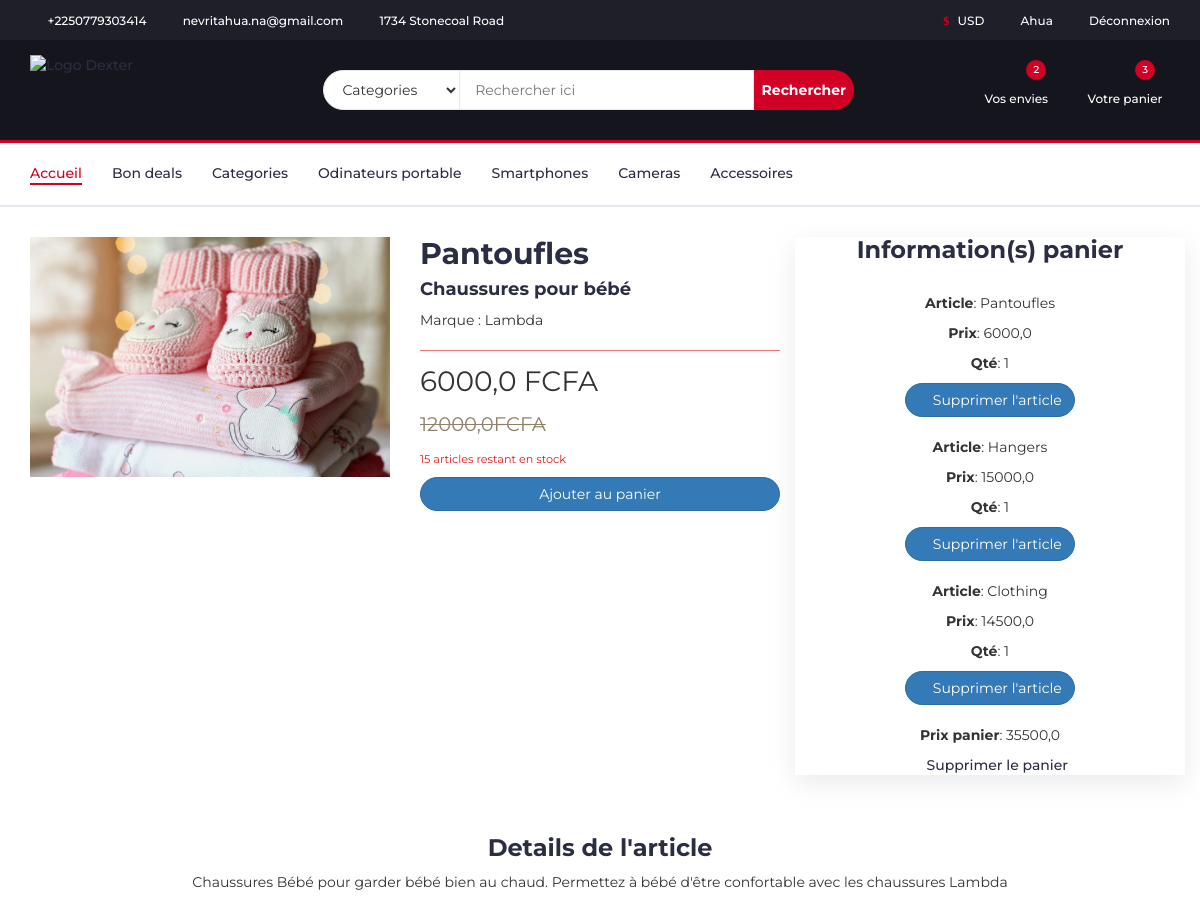
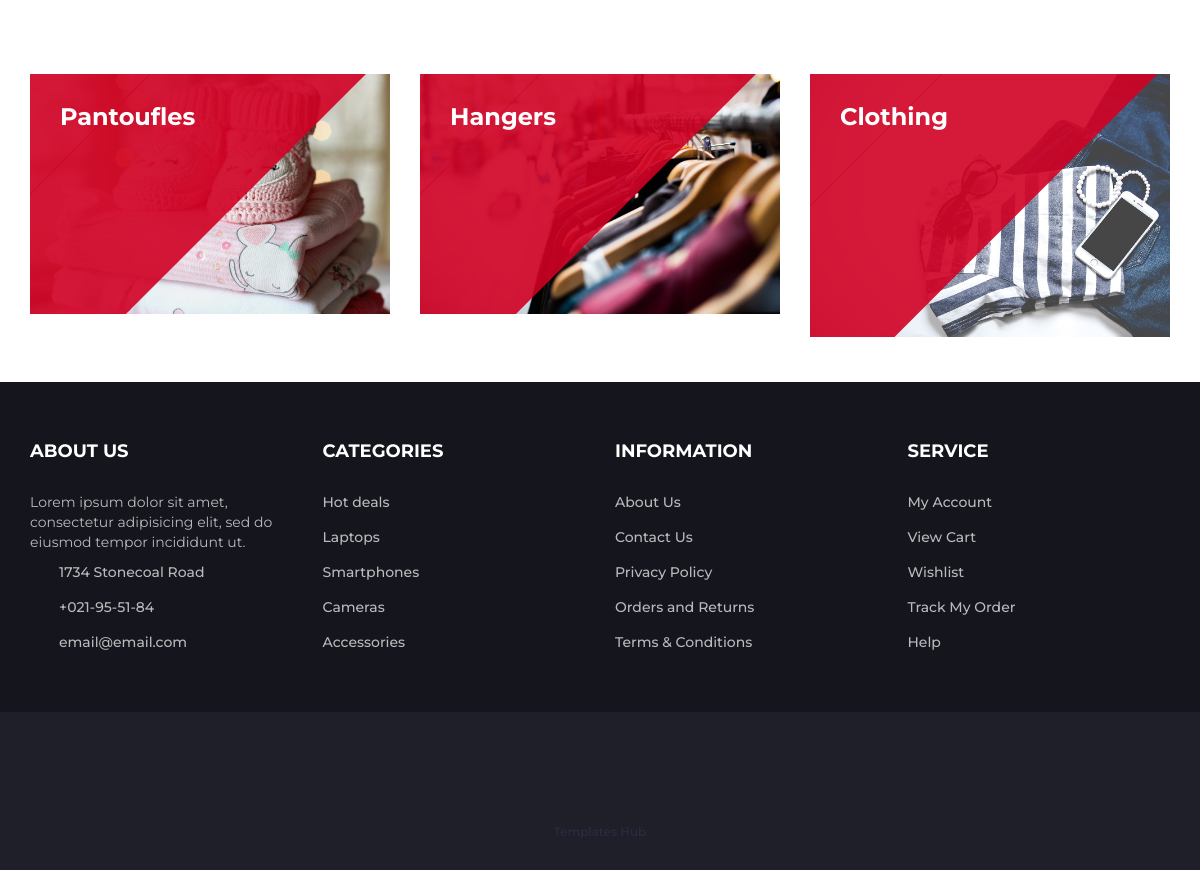
The app's page /product/pantoufles/ (signed in) with its own data (2 pictures, top to bottom).
### accounts/models.py (models this page shows, shortened)
class Shopper(AbstractBaseUser):
    email = models.EmailField(unique=True)
    last_name = models.CharField("Nom" ,max_length=30)
    first_name = models.CharField("Prénoms", max_length=100)
    telephone = PhoneNumberField()
    gender = models.CharField(max_length=10)
    birthdate = models.DateField(default=timezone.now)
    date_joined = models.DateTimeField(default=timezone.now)
    last_login = models.DateTimeField(default=timezone.now)
    is_admin = models.BooleanField(default=False)
    is_active =  models.BooleanField(default=True)
    is_staff = models.BooleanField(default=False)
    is_superadmin = models.BooleanField(default=False)
    objects = CustomUserManager()
    USERNAME_FIELD = 'email'
    REQUIRED_FIELDS = [
            'last_name',
            'first_name',
            'telephone',
            'gender',
            'birthdate'
    ]
    @property
    def is_staff(self):
        "Is the user a member of staff?"
        return self.is_admin

### store/models.py (models this page shows, shortened)
class Cart(models.Model):
    user = models.OneToOneField(AUTH_USER_MODEL, on_delete=models.CASCADE)
    orders = models.ManyToManyField(Order)
    ordered = models.BooleanField(default = False)
    ordered_date = models.DateTimeField(blank=True, null=True)

class Product(models.Model):
    name = models.CharField(max_length=50)
    title = models.TextField(max_length=200)
    category = models.ForeignKey(Category, on_delete=models.SET_NULL, null=True, blank=True)
    price = models.FloatField(default=0.0)
    old_price = models.FloatField(default=0.0)
    stock_quantity = models.IntegerField(default=0)
    description = RichTextField(blank=True)
    technical_information = RichTextField(blank=True, default='', verbose_name="Fiche technique")
    image = models.ImageField(upload_to='products', blank=True, null=True)
    slug = AutoSlugField(populate_from=['name'])

class Category(MPTTModel):
    name = models.CharField(max_length=228, unique=False)
    mark = models.CharField(max_length=50, default='', blank=True, verbose_name='Marque')
    parent = TreeForeignKey('self', on_delete=models.CASCADE, null=True, blank=True, related_name='children')
    class MPTTMeta:
        order_insertion_by = ['name', 'mark']

class Order(models.Model):
    user = models.ForeignKey(AUTH_USER_MODEL ,on_delete=models.CASCADE)
    product = models.ForeignKey(Product, on_delete=models.CASCADE)
    quantity = models.IntegerField(default=1)
    ordered = models.BooleanField(default=False)

### Home/views.py (the view)
# urls.py: path('product/<slug:slug>/', views.products_description, name='products_description'),
def products_description(request, slug):
    product = Product.objects.get(slug=slug)
    product_details = Product.objects.all()
    cart = Cart.objects.all()
    total_price = ''
    if request.user.is_authenticated:
        commande = Order.objects.filter(user=request.user)
        total_price = 0
        for order in commande:
            total_price += order.product.price * order.quantity
    else:
        commande = []
    context = {'product' : product, 'product_details' : product_details, 'commande' : commande, 'cart' : cart, 'total_price' : total_price}
    return render(request, 'home/page/products_details.html', context)

### templates/home/page/products_details.html (shortened to what this page needs)
{% extends "panel/base.html" %}
{% load static %}
{% block content %}
{% include "panel/header.html" %}
<div class="section">
    <div class="container">
        <div class="row gy-4 align-items-center">
            <div class="col-md-4 col-xs-6">
                <img src=" {{ product.image.url }} " class="img-fluid" width="100%" alt="{{ product.name }}" />
            </div>
            <div class="col-md-4 col-xs-6">
                <h2>
                    {{ product.name}}
                </h2>
                <h4> {{ product.title }} </h4>
                <p class="product-rating" style="border-bottom: 1px solid #E97777;">Marque : {{ product.category.mark }} <br />
                    <i class="fa fa-star"></i>
                    <i class="fa fa-star"></i>
                    <i class="fa fa-star"></i>
                    <i class="fa fa-star"></i>
                    <i class="fa fa-star"></i>
                </p>
                <p style="font-size: 2em;"> {{ product.price }} FCFA <br /> <del style="font-size: 0.7em; color: #8E806A;" class="product-old-price">{{ product.old_price }}FCFA</del></p>
                <p style="font-size: 0.8em; color: #E21818;">{{ product.stock_quantity }} articles restant en stock</p>
                <a href="{% url 'add-to-cart' product.slug %}">
                    <button type="button" class="btn btn-primary mt-5" style="width: 100%;border-radius:20px">Ajouter au panier</button>
                </a>
            </div>
            <div class="col-md-4 col-xs-6 text-center cart-area-color">
                <h3>Information(s) panier</h3>
                <br />
                {% if commande %}
                    {% for order in commande %}
                        <p><span style="font-weight:bold">Article</span>: {{ order.product.name }}</p>
                        <p><span style="font-weight:bold">Prix</span>: {{ order.product.price }}</p>
                        <p><span style="font-weight:bold">Qté</span>: {{ order.quantity }}</p>
                        <form method="POST" action="{% url 'cart-article-delete' slug=order.product.slug %}">
                        <button type="submit" class="btn btn-primary mt-5" style="border-radius:20px"><i class="fa-regular fa-trash"></i> Supprimer l'article</span></button>
                        </form>
                        <br>
                    {% endfor %}
                    <p><span style="font-weight:bold">Prix panier</span>: {{ total_price }}</p>
                    <a href="{% url 'cart-delete' %}"><span style="font-size: 1em;"><i class="fa-regular fa-trash"></i> Supprimer le panier</span></a>
                {% else %}
                    <p><span style="font-weight:bold">Votre panier est vide</span></p>
                {% endif %}
            </div>
        </div>
    </div>
</div>
<div class="section">
    <div class="container">
        <div class="row gy-4 align-items-center text-center">
            <h3>Details de l'article</h3>
            <p>{{ product.description | safe }}</p>
        </div>
    </div>
</div>
<div class="section">
    <div class="container">
        <div class="row">
            {% for product in product_details|slice:":3" %}
            <div class="col-md-4 col-xs-6">
                <div class="shop">
                    <div class="shop-img">
                        <img src='{{ product.image.url }}' alt="Image manettes & console">
                    </div>
                    <div class="shop-body">
                        <h3> {{ product.name }} </h3>
                    </div>
                </div>
            </div>
            {% endfor %}
        </div>
    </div>
</div>
{% include "panel/footer.html" %} {% endblock content %}

### templates/panel/header.html (shortened to what this page needs)
{% load static %}
<header>
    {% if request.path != '/cart/checkout/' %}
        <div id="top-header">
            <div class="container">
                <ul class="header-links pull-left">
                    <li><a href="#"><i class="fa fa-phone"></i> {{ user.telephone }} </a></li>
                    <li><a href="#"><i class="fa fa-envelope-o"></i> {{ user.email }}</a></li>
                    <li><a href="#"><i class="fa fa-map-marker"></i> 1734 Stonecoal Road</a></li>
                </ul>
                <ul class="header-links pull-right">
                    <li><a href="#"><i class="fa fa-dollar"></i> USD</a></li>
                    {% if user.is_authenticated %}
                    <li><a href="{% url 'signin' %}"><i class="fa fa-user-o"></i> {{ user.last_name }} </a></li>
                    <li><a href="{% url 'logout' %}"><i class="fa fa-sign-out"></i> Déconnexion </a></li>
                    {% else %}
                    <li><a href="{% url 'signin' %}"><i class="fa fa-user-o"></i> Se connecter</a></li>
                    {% endif %}
                </ul>
            </div>
        </div>
    {% endif %}
    <div id="header">
        <div class="container">
            <div class="row">
                <div class="col-md-3">
                    <div class="header-logo">
                        <a href="{% url 'accueil' %}" class="logo">
                            <img src='{% static "images/logo.png" %}' alt="Logo Dexter">
                        </a>
                    </div>
                </div>
                {% if request.path != '/cart/checkout/' %}
                    <div class="col-md-6">
                        <div class="header-search">
                            <form>
                                <select class="input-select">
                                    <option value="0">Categories</option>
                                </select>
                                <input class="input" placeholder="Rechercher ici">
                                <button class="search-btn">Rechercher</button>
                            </form>
                        </div>
                    </div>
                {% endif %}
                {% if request.path != '/cart/checkout/' %}
                    <div class="col-md-3 clearfix">
                        <div class="header-ctn">
                            <div>
                                <a href="#">
                                    <i class="fa fa-heart-o"></i>
                                    <span>Vos envies</span>
                                    <div class="qty">2</div>
                                </a>
                            </div>
                            <div>
                                {% if user.cart %}
                                <a href="{% url 'cart' %}">
                                    <i class="fa fa-shopping-cart"></i>
                                    <span>Votre panier</span>
                                    <div class="qty">
                                        {{ user.cart.orders.count }}
                                    </div>
                                </a>
                                {% endif %}
                            </div>
                        </div>
                    </div>
                {% endif %}
            </div>
        </div>
    </div>
</header>
{% include "panel/navigation.html" %}

### templates/static/style/css/style.css (style rules this page uses)
body { font-family: 'Montserrat', sans-serif; font-weight: 400; color: #333; }
a { color: #2B2D42; font-weight: 500; -webkit-transition: 0.2s color; transition: 0.2s color; }
ul, ol { margin: 0; padding: 0; list-style: none }
.input { height: 40px; padding: 0px 15px; border: 1px solid #E4E7ED; background-color: #FFF; width: 100%; }
.input-select { padding: 0px 15px; background: #FFF; border: 1px solid #E4E7ED; height: 40px; }
.section { padding-top: 30px; padding-bottom: 30px; }
#top-header { padding-top: 10px; padding-bottom: 10px; background-color: #1E1F29; }
.header-links li { display: inline-block; margin-right: 15px; font-size: 12px; }
.header-links li:last-child { margin-right: 0px; }
.header-links li a { color: #FFF; }
.header-links li i { color: #D10024; margin-right: 5px; }
#header { padding-top: 15px; padding-bottom: 15px; background-color: #15161D; }
.header-logo { float: left; }
.header-logo .logo img { display: block; }
.header-search { padding: 15px 0px; }
.header-search form { position: relative; }
.header-search form .input-select { margin-right: -4px; border-radius: 40px 0px 0px 40px; }
.header-search form .input { width: calc(100% - 260px); margin-right: -4px; }
.header-search form .search-btn { height: 40px; width: 100px; background: #D10024; color: #FFF; font-weight: 700; border: none; border-radius: 0px 40px 40px 0px; }
.header-ctn { float: right; padding: 15px 0px; }
.header-ctn>div { display: inline-block; }
.header-ctn>div+div { margin-left: 15px; }
.header-ctn>div>a { display: block; position: relative; width: 90px; text-align: center; color: #FFF; }
.header-ctn>div>a>i { display: block; font-size: 18px; }
.header-ctn>div>a>span { font-size: 12px; }
.header-ctn>div>a>.qty { position: absolute; right: 15px; top: -10px; width: 20px; height: 20px; line-height: 20px; text-align: center; border-radius: 50%; font-size: 10px; color: #FFF; background-color: #D10024; }
.shop { position: relative; overflow: hidden; margin: 15px 0px; }
.shop:before { content: ""; position: absolute; top: 0; bottom: 0; left: 0px; width: 60%; background: #D10024; opacity: 0.9; -webkit-transform: skewX(-45deg); -ms-transform: skewX(-45deg); transform: skewX(-45deg); }
.shop:after { content: ""; position: absolute; top: 0; bottom: 0; left: 1px; width: 100%; background: #D10024; opacity: 0.9; -webkit-transform: skewX(-45deg) translateX(-100%); -ms-transform: skewX(-45deg) translateX(-100%); transform: skewX(-45deg) translateX(-100%); }
.shop .shop-img { position: relative; background-color: #E4E7ED; z-index: -1; }
.shop .shop-img>img { width: 100%; -webkit-transition: 0.2s all; transition: 0.2s all; }
.shop .shop-body { position: absolute; top: 0; width: 75%; padding: 30px; z-index: 10; }
.shop .shop-body h3 { color: #FFF; }
.cart-area-color { box-shadow: rgba(149, 157, 165, 0.2) 0px 8px 24px; }

### records on screen
Shopper: telephone "+2250779303414", email "nevritahua.na@gmail.com", last_name "Ahua", cart.orders.count "3"
Product: image (picture), name "Pantoufles", title "Chaussures pour bébé", category.mark "Lambda", price "6000,0", old_price "12000,0", stock_quantity "15", description "Chaussures Bébé pour garder bébé bien au chaud. Permettez à bébé d'être confortable avec les chaussures Lambda"
Order: product.name "Pantoufles", product.price "6000,0", quantity "1"
Order: product.name "Hangers", product.price "15000,0", quantity "1"
Order: product.name "Clothing", product.price "14500,0", quantity "1"
Product: image (picture), name "Hangers"
Product: image (picture), name "Clothing"

### other values on screen
{{ total_price }} "35500,0"
